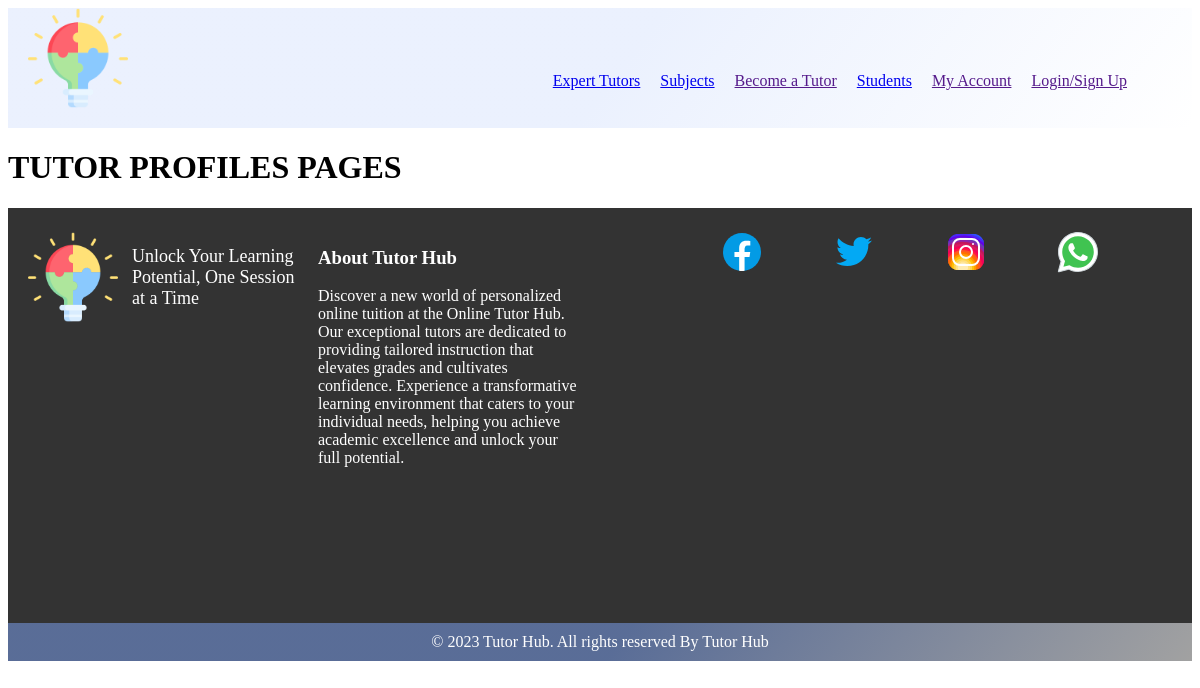
The app's page /tutor-profiles/, older data.
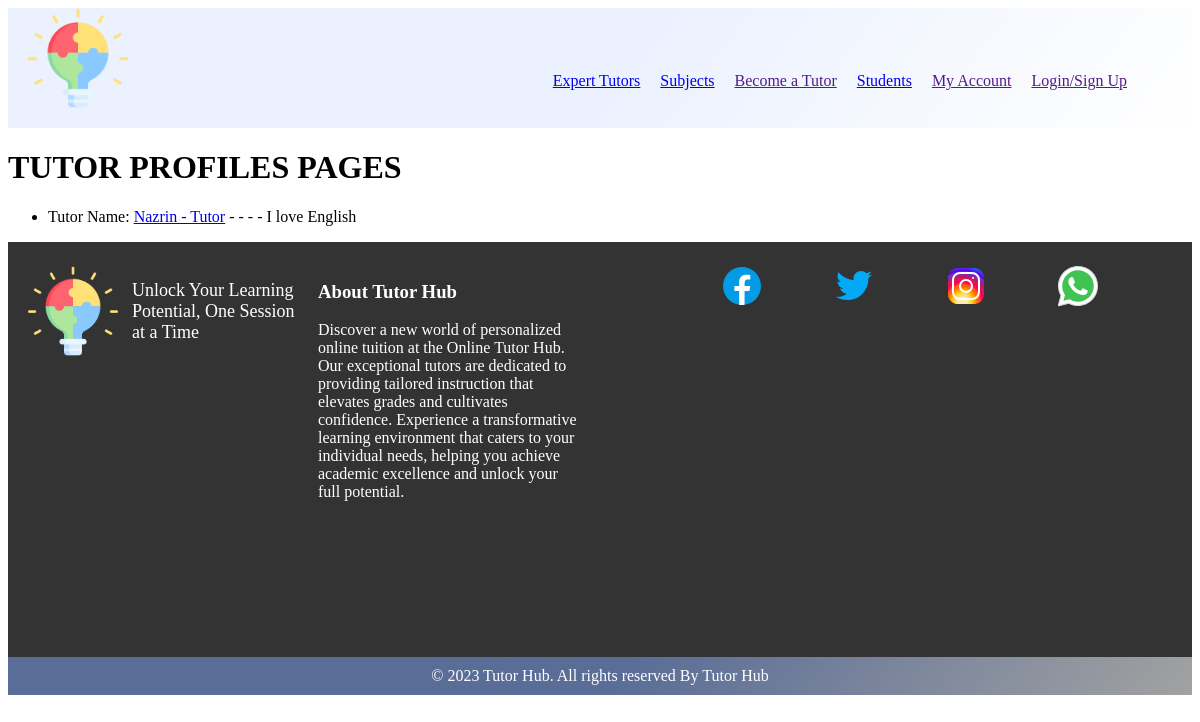
The same page, newer data.
### userprofile/models.py (models this page shows, shortened)
class TutorProfile(models.Model):
    user = models.OneToOneField(settings.AUTH_USER_MODEL, on_delete=models.CASCADE,
                                     null=True, blank=True)
    email = models.EmailField(max_length=500, blank=True, null=True)
    username = models.CharField(max_length=100, blank=True, null=True)
    name = models.CharField(max_length=200, blank=True, null=True)
    first_name = models.CharField(max_length=300, blank=True, null=True)
    last_name = models.CharField(max_length=300, blank=True, null=True)
    location = models.CharField(max_length=500, blank=True, null=True)
    short_intro = models.CharField(max_length=200, blank=True, null=True)
    bio = models.TextField(blank=True, null=True)
    teaching_level = models.ManyToManyField('TeachingLevel', blank=False)
    hourly_rate = models.CharField(max_length=20, blank=True, null=True)
    teaching_subjects = models.ManyToManyField('Subject',blank=True)
    profile_image = models.ImageField(null=True, blank=True, upload_to='tutor-profile-img/',
                                      default="defaultprofileimg/default.png")
    created = models.DateTimeField(auto_now_add=True)
    id = models.UUIDField(default=uuid.uuid4,
                          unique=True, primary_key=True, editable=False)

### userprofile/views.py (the view)
# urls.py: path('tutor-profiles/', views.tutorProfiles, name="tutor-profiles"),
def tutorProfiles(request):
    tutors = TutorProfile.objects.all()
    context = {'tutors': tutors}
    return render(request, 'userprofile/tutor-profiles.html', context)

### userprofile/templates/userprofile/tutor-profiles.html
{% extends 'main.html' %}
{% block content %}
<h1>TUTOR PROFILES PAGES</h1>
<ul>
    {% for tutor in tutors %}
        <li> Tutor Name: <a href="{% url 'tutor' tutor.id %}">{{tutor.username}}</a> - - - - {{tutor.short_intro}}</li>
    {% endfor %}
</ul>
{% endblock content %}

Row changes from the older to the newer data that the page shows:
added TutorProfile: username "Nazrin - Tutor", short_intro "I love English"
